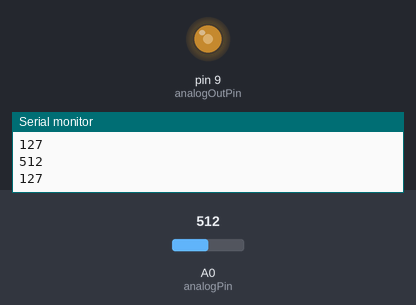
Bench run of a sketch on a simulated Arduino Uno, built with avr-gcc and run on an emulated ATmega328P. On the bench: output pins drawn as LEDs (lit = HIGH), the last lines printed to the serial monitor. The test bench sets the inputs (shaded band); at power-on: A0 (analogPin) = 512.

Above: at 1.8 s.
1.9 s: A0 (analogPin) set to 716
At 2.7 s:
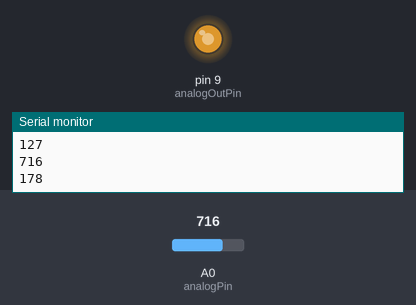
3.5 s: A0 (analogPin) set to 900
At 5.2 s:
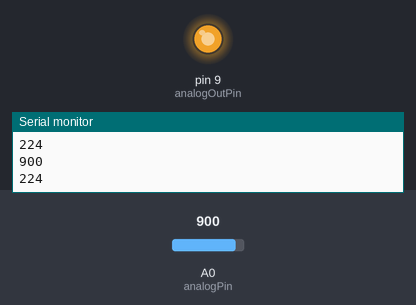
5.5 s: A0 (analogPin) set to 122
At 7.0 s:
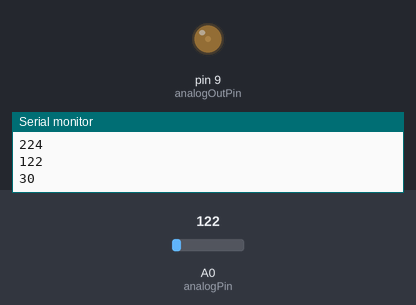
7.5 s: A0 (analogPin) set to 0
At 8.5 s:
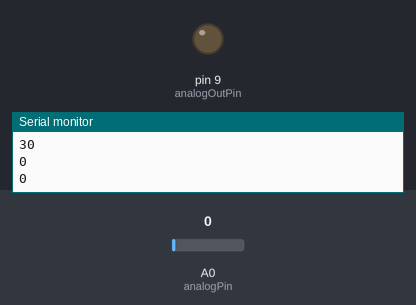
9.5 s: A0 (analogPin) set to 511
At 11.3 s:
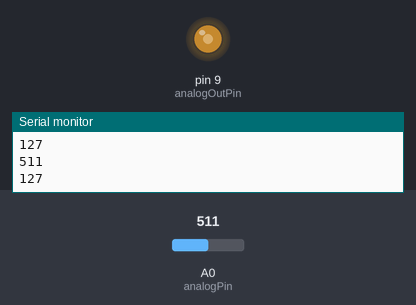
Timing chart, 0 to 12.5 s (numbered marks = the images above; inputs shaded):
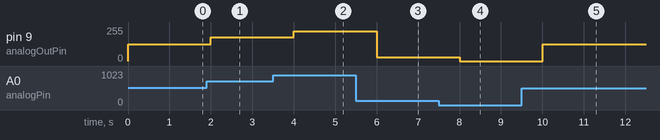

The sketch:

004_potentiometer.ino
```cpp
int sensorValue=0;
int outputValue=0;
int analogOutPin=9;
int analogPin=A0;

void setup() {
Serial.begin(9600);
}

void loop() {
  sensorValue=analogRead(analogPin);
  outputValue=map(sensorValue,0,1023,0,255);
  analogWrite(analogOutPin,outputValue);
  Serial.println(sensorValue);
  Serial.println(outputValue);
  delay(1000);
}
```

Measured:
- after the input at 1.9 s, pin 9 (analogOutPin): 127/255 → 178/255 after 0.10 s
- after the input at 3.5 s, pin 9 (analogOutPin): 178/255 → 224/255 after 0.50 s
- after the input at 5.5 s, pin 9 (analogOutPin): 224/255 → 30/255 after 0.50 s
- after the input at 7.5 s, pin 9 (analogOutPin): 30/255 → 0/255 after 0.50 s
- after the input at 9.5 s, pin 9 (analogOutPin): 0/255 → 127/255 after 0.51 s
